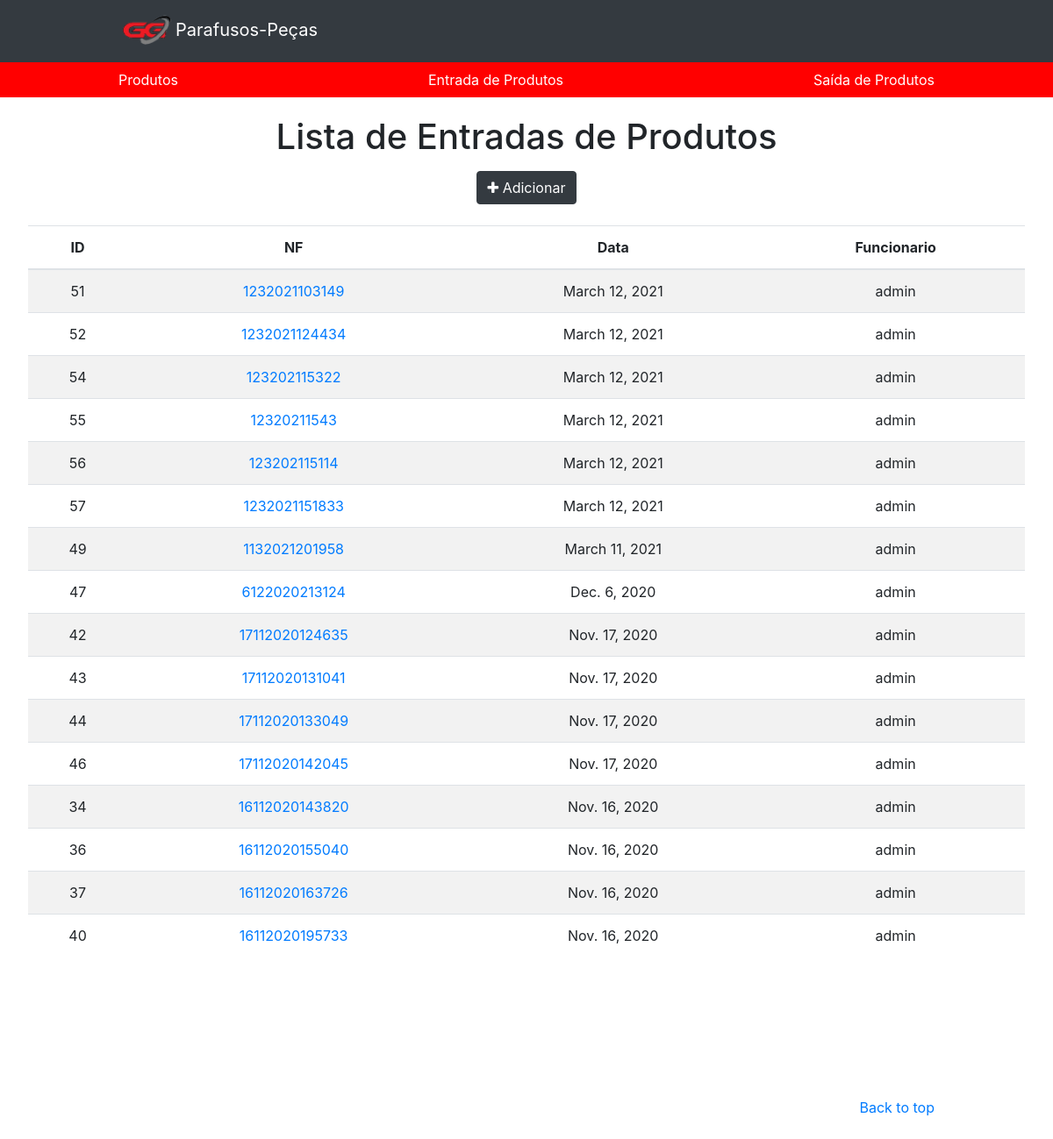
The app's page /estoque/entrada, older data.
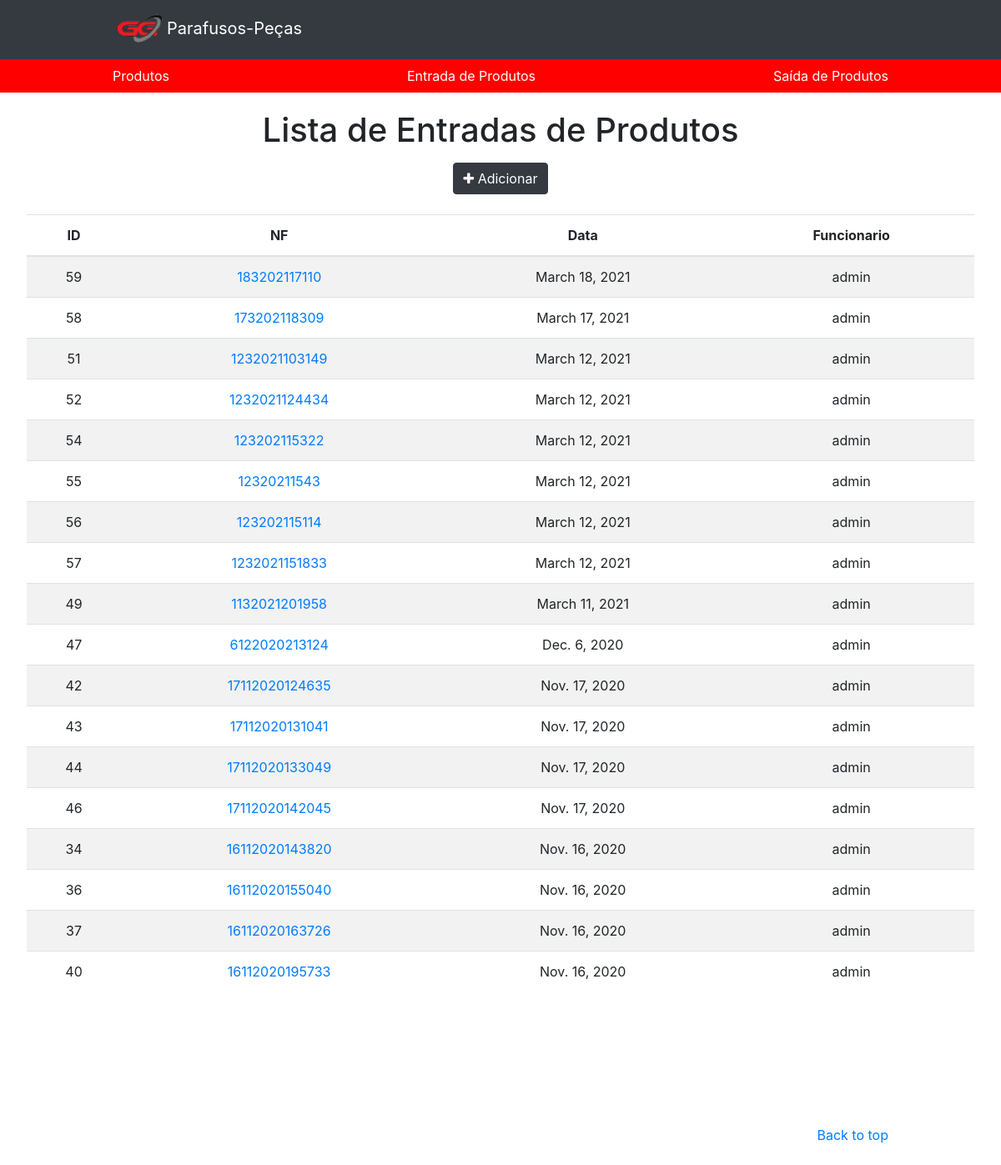
The same page, newer data.
### app/models.py (models this page shows, shortened)
class TimeStampedModel(models.Model):
    created = models.DateField('criado em', auto_now_add=True, auto_now=False)
    modified = models.DateField('modificado em', auto_now=True, auto_now_add=False)
    class Meta:
        abstract = True

class Estoque(TimeStampedModel):
    usuario = models.ForeignKey(User, on_delete=models.DO_NOTHING)
    nf = models.PositiveIntegerField('nota fiscal', null=True, blank=True)
    movimento = models.CharField(max_length=1, choices=MOVIMENTO, blank=True)
    class Meta:
        ordering = ('-created',)
    def nf_formated(self):
        return str(self.nf).zfill(3)

### app/views.py (the view)
# urls.py: path('estoque/entrada', views.EstoqueEntradaList.as_view(), name='estoque_entrada'),
class EstoqueEntradaList(ListView):
    model = EstoqueEntrada
    template_name = 'app/estoque_entrada_list.html'
    def get_context_data(self, **kwargs):
        context = super(EstoqueEntradaList, self).get_context_data(**kwargs)
        context['titulo'] = 'Entrada'
        context['url_add'] = 'estoque_entrada_add'
        return context

### app/managers.py (called while the page is built)
    def get_queryset(self):
        return super(EstoqueEntradaManager, self).get_queryset().filter(movimento='e')

### app/models.py (called while the page is built)
    def get_absolute_url(self):
        return reverse_lazy('estoque_entrada_detail', kwargs={'id': self.id})

### app/templates/app/estoque_entrada_list.html (shortened to what this page needs)
<!DOCTYPE html>
<html>
<head>
    {% load static %}
    <link rel="stylesheet" type="text/css" href="{% static 'app/css/bootstrap/bootstrap.min.css' %}">
    <link rel="stylesheet" type="text/css" href="{% static 'app/css/produto.css' %}">
    <link rel="stylesheet" href="https://cdnjs.cloudflare.com/ajax/libs/font-awesome/4.7.0/css/font-awesome.min.css">
</head>
<body>
    <header>
        {% include "app/header.html"  %}
    </header>
    <main role="main">
        <section class="jumbotron text-center">
          <div class="page-header">
            <h1>Lista de Entradas de Produtos</h1>
            <span class=""><a href="{% url 'estoque_entrada_add' %}"><button type="button" class="btn btn-dark"><span class="fa fa-plus"></span> Adicionar</button></a></span>
          </div>
          <div><br></div>
            <div class="">
                {% if object_list %}
                <table class="table table-striped">
                    <thead>
                      <tr>
                        <th>ID</th>
                        <th>NF</th>
                        <th>Data</th>
                        <th>Funcionario</th>
                      </tr>
                    </thead>
                    <tbody>
                      {% for object in object_list %}
                        <tr>
                          <td>{{ object.id }}</td>
                          <td><a href="{{ object.get_absolute_url }}">{{ object.nf_formated }}</a></td>
                          <td>{{ object.created }}</span></td>
                          <td>{{ object.usuario.username }}</td>
                        </tr>
                      {% endfor %}
                    </tbody>
                  </table>
                {% else %}
                  <p class="alert alert-warning">Sem itens na lista.</p>
                {% endif %}
            </div>
        </section>
    </main>
    <footer class="text-muted">
        <div class="container">
            <p class="float-right">
                <a href="#">Back to top</a>
            </p>
        </div>
    </footer>
  </body>
</html

Row changes from the older to the newer data that the page shows:
added Estoque: id "59", nf_formated "183202117110", created "March 18, 2021", usuario.username "admin"
added Estoque: id "58", nf_formated "173202118309", created "March 17, 2021", usuario.username "admin"
